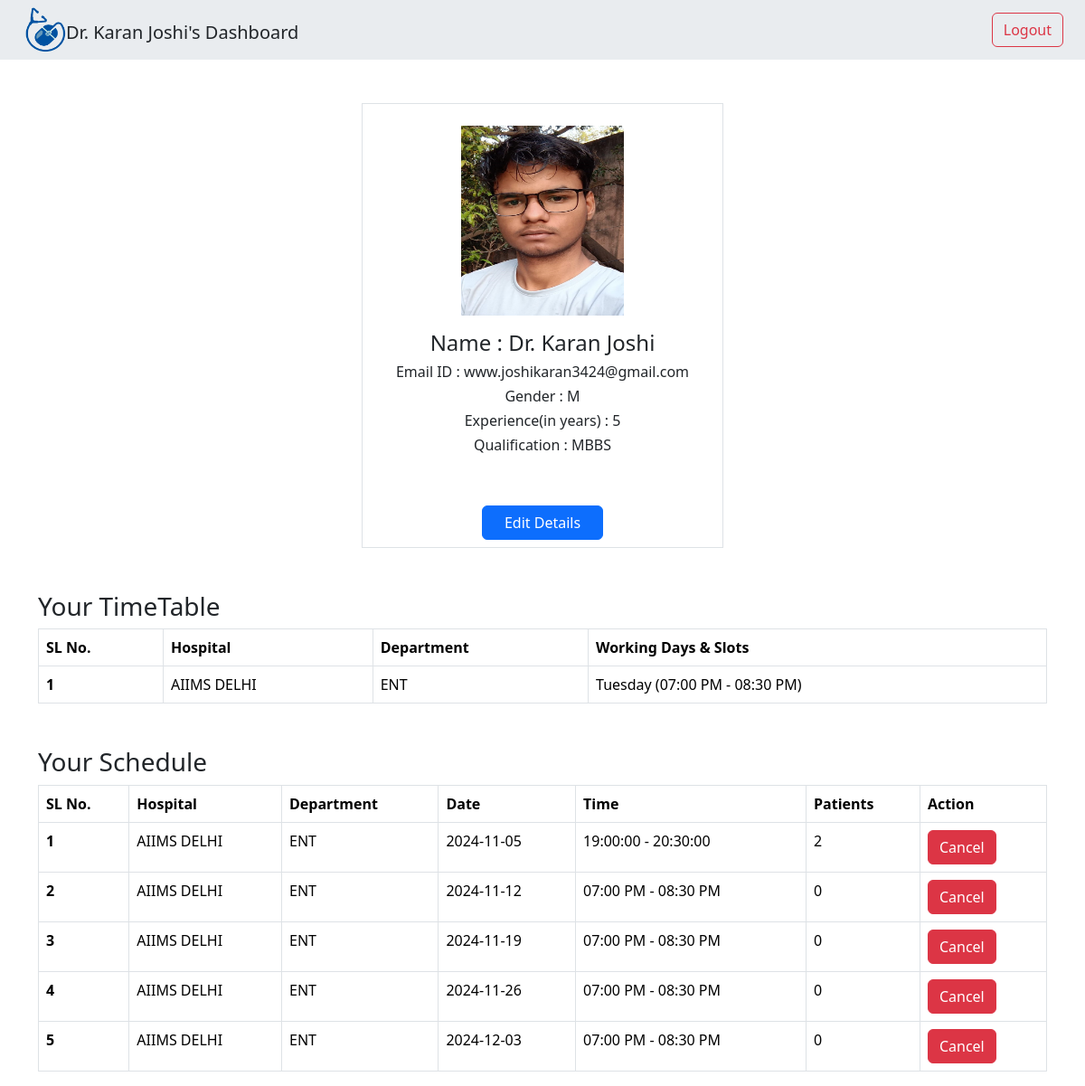
Page /Do24e77/doctor/dashboard on the committed database.
### application/models.py (models this page shows)
class Doctor(db.Model):
    id=db.Column(db.String(),primary_key=True)
    email=db.Column(db.String())
    password=db.Column(db.String())
    name=db.Column(db.String())
    gender=db.Column(db.String(1))
    qual=db.Column(db.String())
    exp=db.Column(db.Integer)
    photo=db.Column(db.String())

class Hospital(db.Model):
    id=db.Column(db.String(),primary_key=True)
    name=db.Column(db.String())
    state=db.Column(db.String())
    city=db.Column(db.String())
    nDept=db.Column(db.Integer,default=0)
    rating=db.Column(db.Float,default=0)

class Department(db.Model):
    id=db.Column(db.String(),primary_key=True)
    name=db.Column(db.String())
    nDoc=db.Column(db.Integer,default=0)
    rating=db.Column(db.Float)
    hid=db.Column(db.String(),db.ForeignKey('hospital.id'))

class Slots(db.Model):
    id=db.Column(db.String(),primary_key=True)
    daysid=db.Column(db.String(),db.ForeignKey('days.id'))
    from_=db.Column(db.Time)
    to=db.Column(db.Time)

### application/controllers.py (the view)
@app.route('/<docid>/doctor/dashboard')
def doctorDashboard(docid):
    deptdocs=[]
    docdates=[]
    for d in Deptdoc.query.filter_by(docid=docid).all():
        daysrec=Days.query.filter_by(ddid=d.id).all()
        schedule={}
        for day in daysrec:
            slots=Slots.query.filter_by(daysid=day.id).all()
            schedule[days[day.day]]=[(i.from_.strftime('%I:%M %p'),i.to.strftime('%I:%M %p')) for i in slots]
        dept=Department.query.get(d.deptid)
        hosp=Hospital.query.get(dept.hid)
        deptdocs.append((hosp,dept,schedule))
        print(schedule)
        today=datetime.date.today()
        for i in range(0,31):
            date=today+datetime.timedelta(days=i)
            if days[date.weekday()+1] in schedule:
                for slot in  Slots.query.filter_by(daysid=Days.query.filter_by(ddid=d.id,day=date.weekday()+1).first().id).all():
                    appoint=Appointment.query.filter_by(date=date,slotid=slot.id).first()
                    if(appoint):
                        docdates.append((hosp,dept,date,slot.from_,slot.to,appoint.token))
                    else:
                        docdates.append((hosp,dept,date,slot.from_.strftime('%I:%M %p'),slot.to.strftime('%I:%M %p'),0))
    print(docdates)
    return render_template('doctor_dash.html',doctor=Doctor.query.get(docid),deptdocs=deptdocs,docdates=docdates)

### templates/doctor_dash.html (shortened to what this page needs)
<!DOCTYPE html>
<html lang="en">
<head>
    <link href="https://cdn.jsdelivr.net/npm/bootstrap@5.3.3/dist/css/bootstrap.min.css" rel="stylesheet">
    <link rel="stylesheet" href="/static/doctor_dash.css">
</head>
<body>
    <nav class="navbar navbar-expand-lg bg-body-secondary px-3">
        <div class="container-fluid">
            <div class="d-flex">
                <div>
                    <img class="logo" src="/static/images/logo.png"  width="45" height="50">
                </div>
                <h5 class="mt-3">Dr. {{doctor.name}}'s Dashboard</h5>
            </div>
        </div>
          <div class="collapse navbar-collapse" id="navbarSupportedContent">
            <a href="/" type="button" class="btn btn-outline-danger mx-2 ">Logout</a>
          </div>
      </nav>
        <div class="container flex-column d-flex align-items-center mt-5 border col-4">
            <div class="pt-4">
                <img src="/static/images/{{doctor.photo}}" height="210px" width="180px" alt="doc_photo">
            </div>
            <h4 class="pt-3" >Name : Dr. {{doctor.name}}</h4>
            <h6>Email ID : {{doctor.email}}</h6>
            <h6>Gender : {{doctor.gender}}</h6>
            <h6>Experience(in years) : {{doctor.exp}}</h6>
            <h6>Qualification : {{doctor.qual}}</h6>
            <button class="btn btn-primary text-center px-4 mt-5 mb-2">Edit Details</button>
        </div>
        <div class="container mt-5">
          <h3>Your TimeTable</h3>
            <table class="table table-hover table-bordered table-responsive">
                <thead>
                  <tr>
                    <th scope="col">SL No.</th>
                    <th scope="col">Hospital</th>
                    <th scope="col">Department</th>
                    <th scope="col">Working Days & Slots</th>
                  </tr>
                </thead>
                <tbody>
                  {%for hosp,dept,schedule in deptdocs%}
                  <tr>
                    <th scope="row">{{loop.index}}</th>
                    <td>{{hosp.name}}</td>
                    <td>{{dept.name}}</td>
                    <td>{%for s in schedule%}{{s}} ({%for sc in schedule[s]%}{{sc[0]}} - {{sc[1]}}{%endfor%}){%endfor%}</td>
                  </tr>
                 {%endfor%}
                </tbody>
              </table>
        </div>
        <div id="dates" class="container mt-5">
          <h3>Your Schedule</h3>
          <table class="table table-hover table-bordered table-responsive">
            <thead>
              <tr>
                <th scope="col">SL No.</th>
                <th scope="col">Hospital</th>
                <th scope="col">Department</th>
                <th scope="col">Date</th>
                <th scope="col">Time</th>
                <th scope="col">Patients</th>
                <th scope="col">Action</th>
              </tr>
            </thead>
            <tbody>
              {%for hosp,dept,date,from_,to,token in  docdates%}
              <tr>
                <th scope="row">{{loop.index}}</th>
                <td>{{hosp.name}}</td>
                <td>{{dept.name}}</td>
                <td>{{date}}</td>
                <td>{{from_}} - {{to}}</td>
                <td>{{token}}</td>
                <td><a href="/{}/cancel" type="button" class="btn btn-danger">Cancel</a></td>
              </tr>
             {%endfor%}
            </tbody>
          </table>
        </div>
</body>
</html>

### static/doctor_dash.css (style rules this page uses)
* { margin: 0; padding: 0; box-sizing: border-box; }

### rows in the picture
Doctor: name "Karan Joshi", photo (picture), email "www.joshikaran3424@gmail.com", gender "M", exp "5", qual "MBBS"
Hospital: name "AIIMS DELHI", name "ENT", schedule "Tuesday", sc "07:00 PM", sc "08:30 PM", date "2024-11-05", from_ "19:00:00", to "20:30:00", nDept "2", date "2024-11-12", from_ "07:00 PM", to "08:30 PM", token "0", date "2024-11-19", date "2024-11-26", date "2024-12-03"
